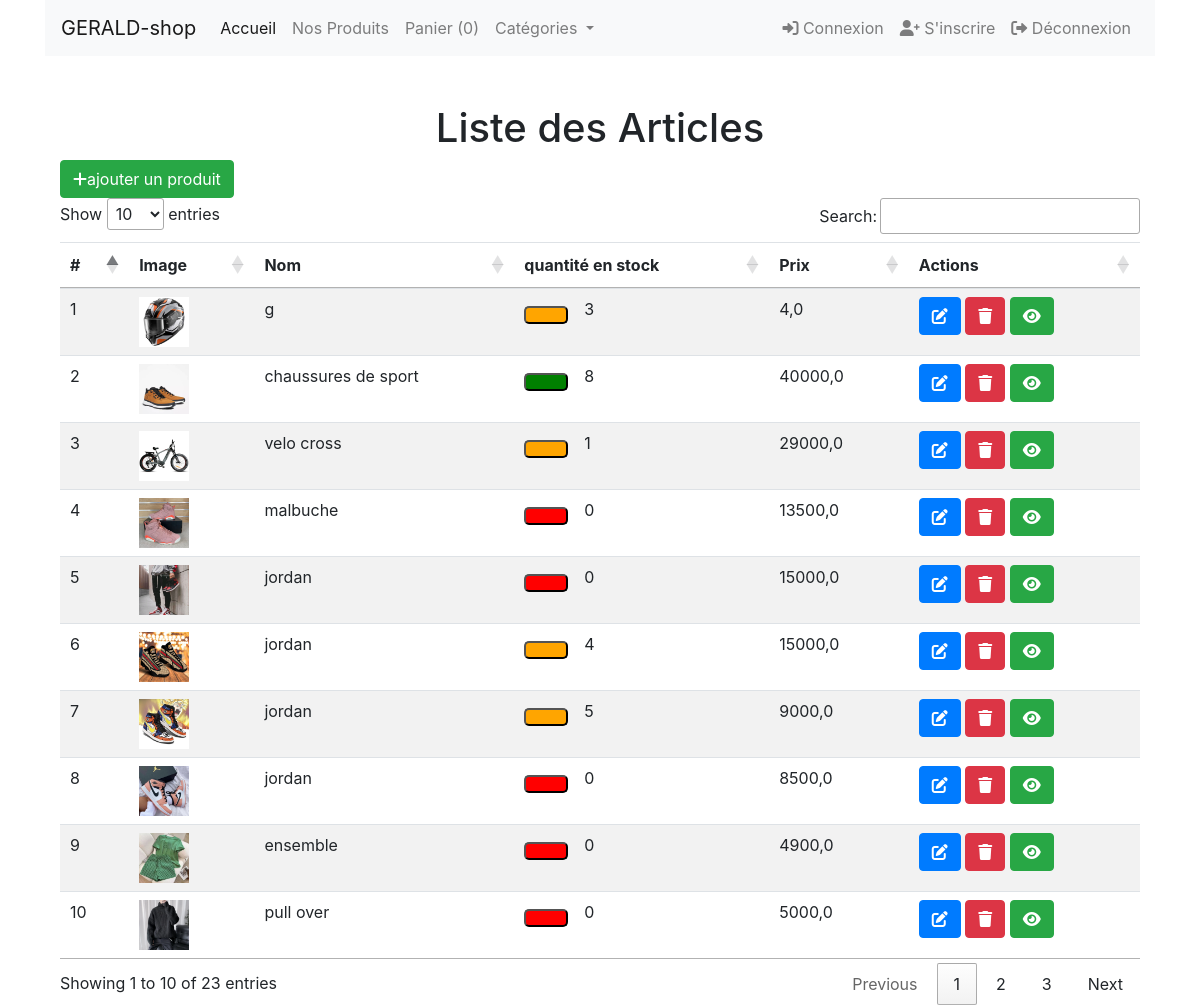
The page /table/ (signed in) on the database its author committed.
### shop/models.py (models this page shows, shortened)
class Product(models.Model):
    nom=models.CharField(max_length=250)
    prix=models.FloatField()
    description=models.TextField()
    categorie=models.ForeignKey(Category,on_delete=models.CASCADE)
    image = models.ImageField(upload_to='images/')
    date_ajout=models.DateTimeField(auto_now_add=True)
    quantite_en_stock = models.PositiveIntegerField(default=0)
    class Meta:
        ordering=['-date_ajout']
    def quantite_disponible(self):
        if self.quantite_en_stock > 5:
            return 'green'
        elif 0 < self.quantite_en_stock <= 5:
            return 'orange'
        else:
            return 'red'

### shop/views.py (the view)
# urls.py: path('table/', table, name='table'),
@login_required
def table(request):
    produits = Product.objects.all()
    return render(request, 'shop/table.html', {'produits':produits})

### shop/templates/shop/table.html (shortened to what this page needs)
{% extends 'shop/base.html' %}
{% block content %}
<!DOCTYPE html>
<html lang="en">
    {% load static %}
<head>
    <head>
        <link rel="stylesheet" href="{% static 'css/quantite.css' %}">
        <link rel="stylesheet" href="https://cdn.datatables.net/1.11.5/css/jquery.dataTables.min.css">
    </head>
    <link rel="stylesheet" href="https://cdn.jsdelivr.net/npm/bootstrap@4.6.0/dist/css/bootstrap.min.css">
    <link rel="stylesheet" href="https://cdnjs.cloudflare.com/ajax/libs/font-awesome/6.0.0-beta3/css/all.min.css">
</head>
<body>
    <div class="container">
        <center><h1 class="mt-5">Liste des Articles</h1></center>
        <a class="btn btn-success"  href="{% url 'create' %}"><i class="fas fa-plus"></i>ajouter un produit</a>
        <table id="productTable" class="table table-striped mt-3">
            <thead>
                <tr>
                    <th>#</th>
                    <th>Image</th>
                    <th>Nom</th>
                    <th>quantité en stock</th>
                    <th>Prix</th>
                    <th>Actions</th>
                </tr>
            </thead>
            <tbody>
                {% for article in produits %}
                <tr>
                    <td>{{ forloop.counter }}</td>
                    <td>
                        <img src="{{ article.image.url }}" alt="{{ article.nom }}" width="50" height="50">
                    </td>
                    <td>{{ article.nom }}</td>
                    <td> <span><button class=" mr-3 button {{article.quantite_disponible}}"></button></span>{{ article.quantite_en_stock }}</td>
                    <td>{{ article.prix }}</td>
                    <td>
                        <a href="update/{{article.id}} " class="btn btn-primary"><i class="fas fa-edit"></i></a>
                        <a href="delete/{{article.id}} " class="btn btn-danger"><i class="fas fa-trash"></i></a>
                        <a href="{% url 'detail' article.id %}" class="btn btn-success"><i class="fas fa-eye"></i></a>
                    </td>
                </tr>
                {% endfor %}
            </tbody>
        </table>
    </div>
    {% endblock %}

### static/css/quantite.css (style rules this page uses)
.button { padding: 7px 20px; border-radius: 5px; font-weight: bold; text-align: center; color: white; }
.red { background-color: red; }
.green { background-color: green; }
.orange { background-color: orange; }

### rows shown on the page
Product: image (placeholder picture), nom "g", quantite_en_stock "3", prix "4,0"
Product: image (picture), nom "chaussures de sport", quantite_en_stock "8", prix "40000,0"
Product: image (picture), nom "velo cross", quantite_en_stock "1", prix "29000,0"
Product: image (picture), nom "malbuche", quantite_en_stock "0", prix "13500,0"
Product: image (picture), nom "jordan", quantite_en_stock "0", prix "15000,0"
Product: image (picture), nom "jordan", quantite_en_stock "4", prix "15000,0"
Product: image (picture), nom "jordan", quantite_en_stock "5", prix "9000,0"
Product: image (picture), nom "jordan", quantite_en_stock "0", prix "8500,0"
Product: image (picture), nom "ensemble", quantite_en_stock "0", prix "4900,0"
Product: image (picture), nom "pull over", quantite_en_stock "0", prix "5000,0"
